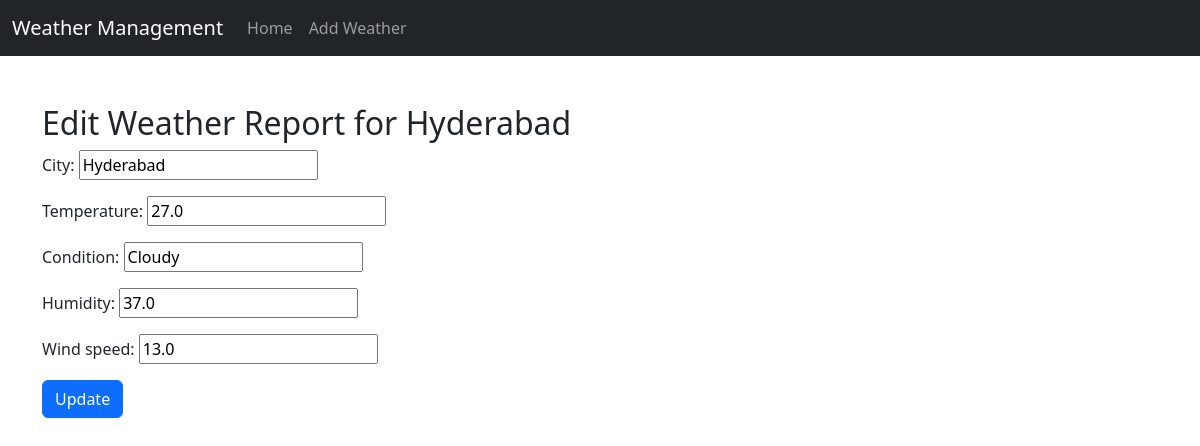
The app's page /edit-weather/2/ with its own data.
### weather/models.py (models this page shows, shortened)
class Weather(models.Model):
    city = models.CharField(max_length=100, unique=True)
    temperature = models.FloatField()
    condition = models.CharField(max_length=100)
    humidity = models.FloatField()
    wind_speed = models.FloatField()

### weather/views.py (the view)
# urls.py: path('edit-weather/<int:pk>/', views.edit_weather, name='edit_weather'),
def edit_weather(request, pk):
    weather = get_object_or_404(Weather, pk=pk)
    if request.method == 'POST':
        form = WeatherForm(request.POST, instance=weather)
        if form.is_valid():
            form.save()
            return redirect('home')
    else:
        form = WeatherForm(instance=weather)
    return render(request, 'weather/edit_weather.html', {'form': form, 'weather': weather})

### weather/forms.py
class WeatherForm(forms.ModelForm):
    class Meta:
        model = Weather
        fields = ['city', 'temperature', 'condition', 'humidity', 'wind_speed']

### weather/templates/weather/edit_weather.html (shortened to what this page needs)
{% extends "weather/base.html" %}
{% block content %}
<h2>Edit Weather Report for {{ weather.city }}</h2>
<form method="POST">
    {{ form.as_p }}
    <button type="submit" class="btn btn-primary">Update</button>
</form>
{% endblock %}

### records on screen
Weather: city "Hyderabad", temperature "27.0", condition "Cloudy", humidity "37.0", wind_speed "13.0"
